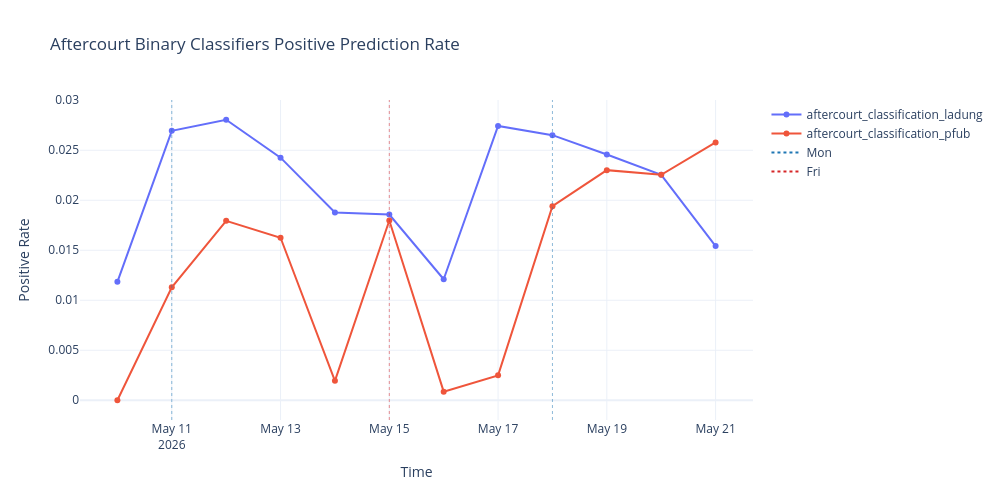

Notebook code cell kept with this figure:
### Code cell
plot_time_series(df, title="Aftercourt Binary Classifiers Positive Prediction Rate", ylabel="Positive Rate")

### Figure 1 — Plotly figure (JSON) as saved in the notebook; plotly's stock layout.template omitted (floating-point values rounded to 4 significant figures)
{"data": [{"hovertemplate": "Metric=aftercourt_classification_ladung<br>Time=%{x}<br>Positive Rate=%{y}<extra></extra>", "legendgroup": "aftercourt_classification_ladung", "line": {"color": "#636efa", "dash": "solid"}, "marker": {"symbol": "circle"}, "mode": "lines+markers", "name": "aftercourt_classification_ladung", "orientation": "v", "showlegend": true, "type": "scatter", "x": ["2026-05-10T00:00:00.000000000", "2026-05-11T00:00:00.000000000", "2026-05-12T00:00:00.000000000", "2026-05-13T00:00:00.000000000", "2026-05-14T00:00:00.000000000", "2026-05-15T00:00:00.000000000", "2026-05-16T00:00:00.000000000", "2026-05-17T00:00:00.000000000", "2026-05-18T00:00:00.000000000", "2026-05-19T00:00:00.000000000", "2026-05-20T00:00:00.000000000", "2026-05-21T00:00:00.000000000"], "xaxis": "x", "y": [0.01184, 0.02694, 0.02805, 0.02426, 0.01877, 0.01857, 0.0121, 0.02743, 0.02651, 0.02457, 0.02254, 0.01542], "yaxis": "y"}, {"hovertemplate": "Metric=aftercourt_classification_pfub<br>Time=%{x}<br>Positive Rate=%{y}<extra></extra>", "legendgroup": "aftercourt_classification_pfub", "line": {"color": "#EF553B", "dash": "solid"}, "marker": {"symbol": "circle"}, "mode": "lines+markers", "name": "aftercourt_classification_pfub", "orientation": "v", "showlegend": true, "type": "scatter", "x": ["2026-05-10T00:00:00.000000000", "2026-05-11T00:00:00.000000000", "2026-05-12T00:00:00.000000000", "2026-05-13T00:00:00.000000000", "2026-05-14T00:00:00.000000000", "2026-05-15T00:00:00.000000000", "2026-05-16T00:00:00.000000000", "2026-05-17T00:00:00.000000000", "2026-05-18T00:00:00.000000000", "2026-05-19T00:00:00.000000000", "2026-05-20T00:00:00.000000000", "2026-05-21T00:00:00.000000000"], "xaxis": "x", "y": [0.0, 0.0113, 0.01794, 0.01625, 0.00194, 0.01797, 0.00086, 0.00249, 0.0194, 0.02301, 0.02254, 0.02578], "yaxis": "y"}, {"hoverinfo": "skip", "line": {"color": "#1f77b4", "dash": "dot"}, "mode": "lines", "name": "Mon", "showlegend": true, "type": "scatter", "x": ["2026-05-11T00:00:00"], "y": [null]}, {"hoverinfo": "skip", "line": {"color": "#d62728", "dash": "dot"}, "mode": "lines", "name": "Fri", "showlegend": true, "type": "scatter", "x": ["2026-05-15T00:00:00"], "y": [null]}], "layout": {"height": 500, "hovermode": "x unified", "legend": {"title": {"text": ""}, "tracegroupgap": 0}, "shapes": [{"line": {"color": "#1f77b4", "dash": "dot", "width": 1}, "opacity": 0.5, "type": "line", "x0": "2026-05-11T00:00:00", "x1": "2026-05-11T00:00:00", "xref": "x", "y0": 0, "y1": 1, "yref": "y domain"}, {"line": {"color": "#d62728", "dash": "dot", "width": 1}, "opacity": 0.5, "type": "line", "x0": "2026-05-15T00:00:00", "x1": "2026-05-15T00:00:00", "xref": "x", "y0": 0, "y1": 1, "yref": "y domain"}, {"line": {"color": "#1f77b4", "dash": "dot", "width": 1}, "opacity": 0.5, "type": "line", "x0": "2026-05-18T00:00:00", "x1": "2026-05-18T00:00:00", "xref": "x", "y0": 0, "y1": 1, "yref": "y domain"}], "title": {"text": "Aftercourt Binary Classifiers Positive Prediction Rate"}, "width": 1000, "xaxis": {"anchor": "y", "domain": [0, 1], "title": {"text": "Time"}}, "yaxis": {"anchor": "x", "domain": [0, 1], "title": {"text": "Positive Rate"}}}}
